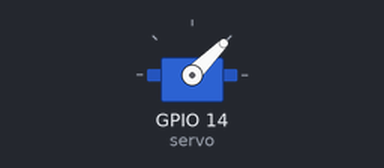
Recording of a program running on a simulated Raspberry Pi (BCM pin numbers). On the bench: servo. Servo angles are drawn from the pulse width (0.5 ms = 0°, 2.5 ms = 180°).

Above: at 0.05 s.
At 0.55 s:
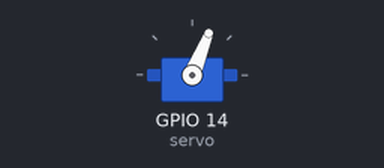
At 1.05 s:
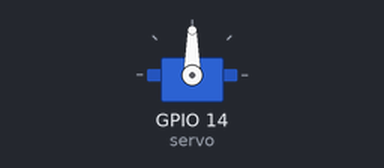
At 2.1 s:
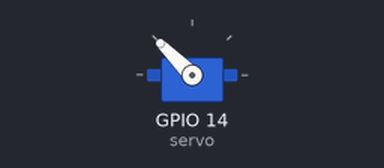
Timing chart, 0 to 4.8 s (numbered marks = the images above):
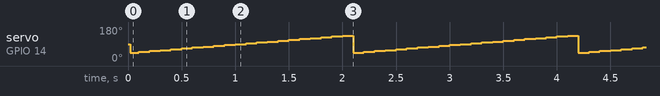

The program:

microservo9g_v2.py
```python
from gpiozero import Servo
from time import sleep

servo = Servo(14)
val = -1
try:
        while True:
                servo.value = val
                sleep(0.1)
                val = val+0.1
                if val > 1:
                        val = -1
except KeyboardInterrupt:
        print("stop")
```
